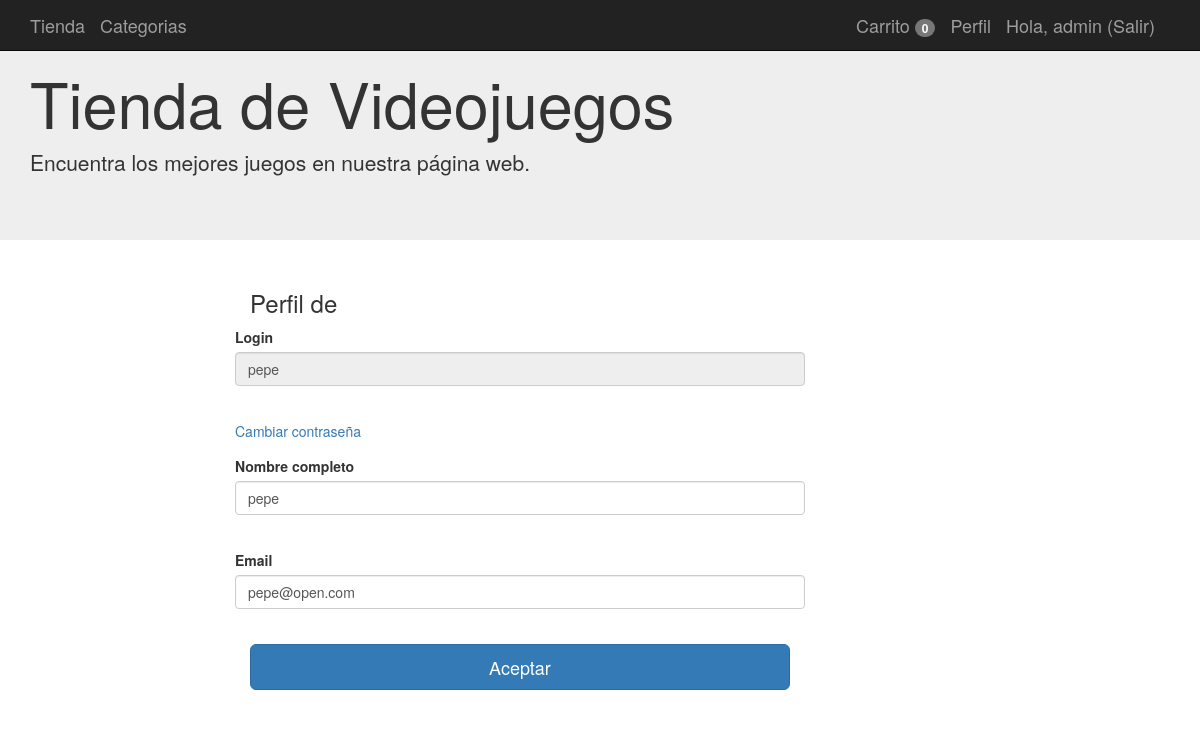
Page /perfil/pepe (signed in) on the committed database.
### aplicacion/models.py (models this page shows, shortened)
class Usuarios(UserMixin,db.Model):
	__tablename__ = 'usuarios'
	id = Column(Integer, primary_key=True)
	username = Column(String(100),nullable=False)
	password_hash = Column(String(128),nullable=False)
	nombre = Column(String(200),nullable=False)
	email = Column(String(200),nullable=False)
	admin = Column(Boolean, default=False)
	@property
	def password(self):
		raise AttributeError('password is not a readable attribute')
	'''def is_authenticated(self):
		print("is_authenticated=")
		return True

	def is_active(self):
		return True

	def is_anonymous(self):
		return False

	def get_id(self):
		return str(self.id)'''

### aplicacion/app.py (the view)
@app.route('/perfil/<username>', methods=["get","post"])
@login_required
def perfil(username):
	user=Usuarios.query.filter_by(username=username).first()
	if user is None:
		abort(404)
	form=formUsuario(request.form,obj=user)
	del form.password
	if form.validate_on_submit():
		form.populate_obj(user)
		db.session.commit()
		return redirect(url_for("inicio"))
	return render_template("usuarios_new.html",form=form,perfil=True)

### aplicacion/forms.py
class formUsuario(FlaskForm):
    username = StringField('Login', validators=[Required()])
    password = PasswordField('Password', validators=[Required()])
    nombre = StringField('Nombre completo')
    email = EmailField('Email')
    submit = SubmitField('Aceptar')

### aplicacion/app.py (called while the page is built)
@login_manager.user_loader
def load_user(user_id):
	return Usuarios.query.get(int(user_id))

@app.context_processor
def contar_carrito():
	if not current_user.is_authenticated:
		return {'num_articulos':0}
	if request.cookies.get(str(current_user.id))==None:
		return {'num_articulos':0}
	else:
		datos = json.loads(request.cookies.get(str(current_user.id)))
		return {'num_articulos':len(datos)}

### aplicacion/templates/usuarios_new.html (shortened to what this page needs)
{% extends "base.html" %}
{% block contenido %}
<div class="container">
  <div class="col-md-2"></div>
  <div class="col-md-6">
    {% if not perfil %}
      <h3>Registro de usuario</h3>
    {% else %}
      <h3>Perfil de {{session["username"]}}</h3>
    {% endif %}
      <form class="form-horizontal"  method="post">
        <div class="form-group">
        {% if not perfil %}
          {{form.username.label() }}{{form.username(size="100",class="form-control")}}<br/>
        {% else %}
          {{form.username.label() }}{{form.username(readonly="readonly",size="100",class="form-control")}}<br/>
        {% endif %}
        </div>
        <div class="form-group">
        {% if not perfil %}
          {{form.password.label() }}{{form.password(size="100",class="form-control")}}<br/>
        {% else %}
          <a href="/changepassword/{{session["username"]}}">Cambiar contraseña</a><br/>
        {% endif %}
        </div>
        <div class="form-group">
          {{form.nombre.label() }}{{form.nombre(size="100",class="form-control")}}<br/>
        </div>
        <div class="form-group">
          {{form.email.label() }}{{form.email(size="100",class="form-control")}}<br/>
        </div>
          {{form.submit(class="btn btn-lg btn-primary btn-block")}}
    </form>
    <br/>
  </div>
</div>
{% endblock %}

### aplicacion/templates/base.html (shortened to what this page needs)
{% extends "bootstrap/base.html" %}
{% block navbar %}
<nav class="navbar navbar-inverse navbar-fixed-top">
      <div class="container">
        <div class="navbar-header">
          <a class="navbar-brand" href="/">Tienda</a>
          <a class="navbar-brand" href="{{url_for('categorias')}}">Categorias</a>
        </div>
        <div id="navbar" class="navbar-collapse collapse navbar-right">
          {% if current_user.is_authenticated %}
          <a class="navbar-brand " href="/carrito"> Carrito <span class="badge">{{num_articulos}} </span></a>
          <a class="navbar-brand " href="/perfil/{{ current_user.username }}"> Perfil</a>
          <a class="navbar-brand " href="/logout"> Hola, {{ current_user.username }} (Salir)</a>
          {% else %}
          <a class="navbar-brand " href="/login">Login</a>
          <a class="navbar-brand " href="/registro">Registro</a>
          {% endif %}
        </div>
      </div>
    </nav>
    <div class="jumbotron">
      <div class="container">
        <h1>Tienda de Videojuegos</h1>
        <p>Encuentra los mejores juegos en nuestra página web.</p>
      </div>
    </div>
{% endblock %}
{% block content %}
<div class="container-fluid">
  <div class="row">
  	<div class="container">
	    {% block contenido %}{% endblock %}
  	</div>
</div>
{% endblock %}

### rows in the picture
Usuarios: username "admin"
Usuarios: username "pepe", nombre "pepe", email "pepe@open.com"

### other values in the picture
{{ num_articulos }} "0"
